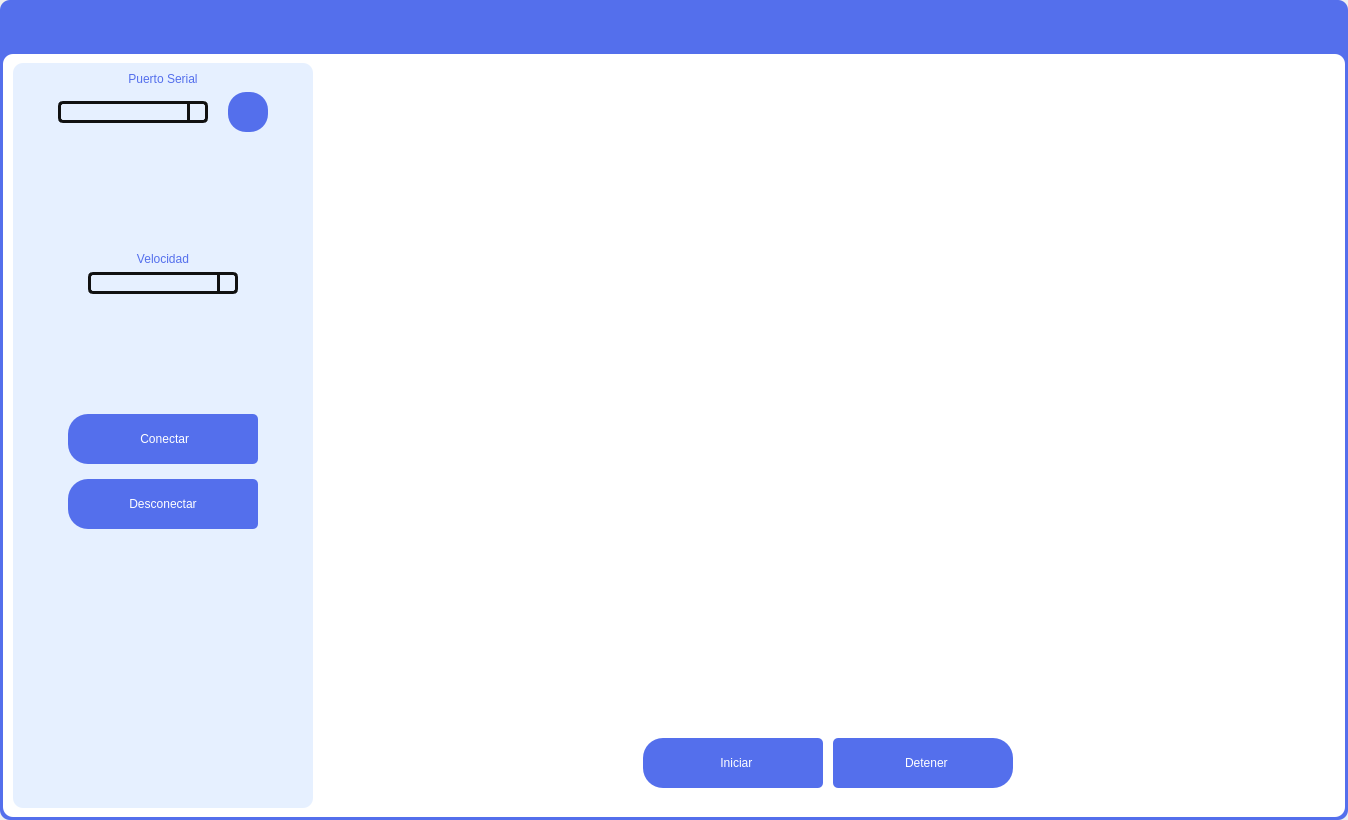
<?xml version="1.0" encoding="UTF-8"?>
<ui version="4.0">
 <class>MainWindow</class>
 <widget class="QMainWindow" name="MainWindow">
  <property name="geometry">
   <rect>
    <x>0</x>
    <y>0</y>
    <width>1348</width>
    <height>820</height>
   </rect>
  </property>
  <property name="windowTitle">
   <string>MainWindow</string>
  </property>
  <widget class="QWidget" name="centralwidget">
   <layout class="QHBoxLayout" name="horizontalLayout">
    <property name="spacing">
     <number>0</number>
    </property>
    <property name="leftMargin">
     <number>0</number>
    </property>
    <property name="topMargin">
     <number>0</number>
    </property>
    <property name="rightMargin">
     <number>0</number>
    </property>
    <property name="bottomMargin">
     <number>0</number>
    </property>
    <item>
     <widget class="QFrame" name="frame">
      <property name="styleSheet">
       <string notr="true">background-color: rgb(84,111,236);
border-radius: 10px;</string>
      </property>
      <property name="frameShape">
       <enum>QFrame::StyledPanel</enum>
      </property>
      <property name="frameShadow">
       <enum>QFrame::Raised</enum>
      </property>
      <layout class="QVBoxLayout" name="verticalLayout">
       <property name="leftMargin">
        <number>3</number>
       </property>
       <property name="topMargin">
        <number>0</number>
       </property>
       <property name="rightMargin">
        <number>3</number>
       </property>
       <property name="bottomMargin">
        <number>3</number>
       </property>
       <item>
        <widget class="QFrame" name="frame_superior">
         <property name="minimumSize">
          <size>
           <width>0</width>
           <height>48</height>
          </size>
         </property>
         <property name="maximumSize">
          <size>
           <width>16777215</width>
           <height>48</height>
          </size>
         </property>
         <property name="styleSheet">
          <string notr="true">QFrame{
background-color: rgb(84,111,236);
}

QPushButton{
border-radius:18px;
background-color: rgb(84,111,236);
}

QPushButton:hover{
background-color: rgb(39,74,233);
}</string>
         </property>
         <property name="frameShape">
          <enum>QFrame::StyledPanel</enum>
         </property>
         <property name="frameShadow">
          <enum>QFrame::Raised</enum>
         </property>
         <layout class="QHBoxLayout" name="horizontalLayout_2">
          <property name="spacing">
           <number>15</number>
          </property>
          <property name="leftMargin">
           <number>10</number>
          </property>
          <property name="topMargin">
           <number>0</number>
          </property>
          <property name="rightMargin">
           <number>5</number>
          </property>
          <property name="bottomMargin">
           <number>0</number>
          </property>
          <item>
           <widget class="QPushButton" name="btn_menu">
            <property name="minimumSize">
             <size>
              <width>50</width>
              <height>36</height>
             </size>
            </property>
            <property name="maximumSize">
             <size>
              <width>50</width>
              <height>36</height>
             </size>
            </property>
            <property name="styleSheet">
             <string notr="true">QPushButton:hover{
background-color: rgb(39,74,233);
border-radius: 5px
}</string>
            </property>
            <property name="text">
             <string/>
            </property>
            <property name="icon">
             <iconset>
              <normaloff>icons/menu.svg</normaloff>icons/menu.svg</iconset>
            </property>
            <property name="iconSize">
             <size>
              <width>36</width>
              <height>36</height>
             </size>
            </property>
           </widget>
          </item>
          <item>
           <spacer name="horizontalSpacer">
            <property name="orientation">
             <enum>Qt::Horizontal</enum>
            </property>
            <property name="sizeHint" stdset="0">
             <size>
              <width>844</width>
              <height>20</height>
             </size>
            </property>
           </spacer>
          </item>
          <item>
           <widget class="QPushButton" name="btn_min">
            <property name="minimumSize">
             <size>
              <width>36</width>
              <height>36</height>
             </size>
            </property>
            <property name="maximumSize">
             <size>
              <width>36</width>
              <height>36</height>
             </size>
            </property>
            <property name="text">
             <string/>
            </property>
            <property name="icon">
             <iconset>
              <normaloff>icons/minus.svg</normaloff>icons/minus.svg</iconset>
            </property>
            <property name="iconSize">
             <size>
              <width>36</width>
              <height>36</height>
             </size>
            </property>
           </widget>
          </item>
          <item>
           <widget class="QPushButton" name="btn_max">
            <property name="minimumSize">
             <size>
              <width>36</width>
              <height>36</height>
             </size>
            </property>
            <property name="maximumSize">
             <size>
              <width>36</width>
              <height>36</height>
             </size>
            </property>
            <property name="text">
             <string/>
            </property>
            <property name="icon">
             <iconset>
              <normaloff>icons/chevrons-up.svg</normaloff>icons/chevrons-up.svg</iconset>
            </property>
            <property name="iconSize">
             <size>
              <width>36</width>
              <height>36</height>
             </size>
            </property>
           </widget>
          </item>
          <item>
           <widget class="QPushButton" name="btn_normal">
            <property name="minimumSize">
             <size>
              <width>36</width>
              <height>36</height>
             </size>
            </property>
            <property name="maximumSize">
             <size>
              <width>36</width>
              <height>36</height>
             </size>
            </property>
            <property name="text">
             <string/>
            </property>
            <property name="icon">
             <iconset>
              <normaloff>icons/chevrons-down.svg</normaloff>icons/chevrons-down.svg</iconset>
            </property>
            <property name="iconSize">
             <size>
              <width>36</width>
              <height>36</height>
             </size>
            </property>
           </widget>
          </item>
          <item>
           <widget class="QPushButton" name="btn_cerrar">
            <property name="minimumSize">
             <size>
              <width>36</width>
              <height>36</height>
             </size>
            </property>
            <property name="maximumSize">
             <size>
              <width>36</width>
              <height>36</height>
             </size>
            </property>
            <property name="styleSheet">
             <string notr="true">QPushButton:hover{
background-color: rgb(230,0,0);
}</string>
            </property>
            <property name="text">
             <string/>
            </property>
            <property name="icon">
             <iconset>
              <normaloff>icons/x.svg</normaloff>icons/x.svg</iconset>
            </property>
            <property name="iconSize">
             <size>
              <width>36</width>
              <height>36</height>
             </size>
            </property>
           </widget>
          </item>
         </layout>
        </widget>
       </item>
       <item>
        <widget class="QFrame" name="frame_contenido">
         <property name="styleSheet">
          <string notr="true">background-color: rgb(255,255,255);
border-radius: 10px;</string>
         </property>
         <property name="frameShape">
          <enum>QFrame::StyledPanel</enum>
         </property>
         <property name="frameShadow">
          <enum>QFrame::Raised</enum>
         </property>
         <layout class="QHBoxLayout" name="horizontalLayout_3">
          <property name="leftMargin">
           <number>10</number>
          </property>
          <item>
           <widget class="QFrame" name="frame_menu">
            <property name="minimumSize">
             <size>
              <width>300</width>
              <height>0</height>
             </size>
            </property>
            <property name="maximumSize">
             <size>
              <width>0</width>
              <height>16777215</height>
             </size>
            </property>
            <property name="styleSheet">
             <string notr="true">QFrame{
background-color: rgb(230, 240, 255);
}

QPushButton{
background-color: rgb(84,111,236);
border-top-left-radius:20px;
border-bottom-left-radius:20px;
border-top-right-radius:5px;
border-bottom-right-radius:5px;
color:rgb(255, 255, 255);
font: 77 12pt &quot;Arial Black&quot;;
}

QPushButton:hover{
background-color: rgb(39,74,233);
border-top-left-radius:20px;
border-bottom-left-radius:20px;
color:rgb(255,255,255);
font: 77 12pt &quot;Arial Black&quot;;
border-top-right-radius:5px;
border-bottom-right-radius:5px;
}


QLabel{
color:rgb(84,111,236);
font: 77 12pt &quot;Arial Black&quot;;
}
</string>
            </property>
            <property name="frameShape">
             <enum>QFrame::StyledPanel</enum>
            </property>
            <property name="frameShadow">
             <enum>QFrame::Raised</enum>
            </property>
            <layout class="QVBoxLayout" name="verticalLayout_5">
             <item>
              <layout class="QHBoxLayout" name="horizontalLayout_6">
               <item>
                <spacer name="horizontalSpacer_7">
                 <property name="orientation">
                  <enum>Qt::Horizontal</enum>
                 </property>
                 <property name="sizeHint" stdset="0">
                  <size>
                   <width>13</width>
                   <height>20</height>
                  </size>
                 </property>
                </spacer>
               </item>
               <item>
                <layout class="QVBoxLayout" name="verticalLayout_3">
                 <item>
                  <widget class="QLabel" name="label_2">
                   <property name="text">
                    <string>Puerto Serial</string>
                   </property>
                   <property name="alignment">
                    <set>Qt::AlignCenter</set>
                   </property>
                  </widget>
                 </item>
                 <item>
                  <layout class="QHBoxLayout" name="horizontalLayout_4">
                   <property name="spacing">
                    <number>20</number>
                   </property>
                   <item>
                    <widget class="QComboBox" name="comboBox_puerto">
                     <property name="minimumSize">
                      <size>
                       <width>150</width>
                       <height>0</height>
                      </size>
                     </property>
                     <property name="styleSheet">
                      <string notr="true">QComboBox{
border:3px solid #111111;
border-radius: 5px;
min-width: 6em;
background-color: rgb(230, 240, 255);
font: 87 10pt &quot;Arial Black&quot;;
}

QComboBox::drop-down{
subcontrol-origin:padding;
subcontrol-position: top right;
width: 15px;
border-left-width: 3px;
border-left-color:#111111;
border-left-style:solid;
border-top-right-radius: 4px;
border-bottom-right-radius: 4px;
}

QComboBox QAbstractItemView{
background:#2c2c2c;
selection-background-color:#ff0037;
color:rgb(218,0,55);
}</string>
                     </property>
                    </widget>
                   </item>
                   <item>
                    <widget class="QPushButton" name="btn_actualizar">
                     <property name="minimumSize">
                      <size>
                       <width>40</width>
                       <height>40</height>
                      </size>
                     </property>
                     <property name="maximumSize">
                      <size>
                       <width>40</width>
                       <height>16777215</height>
                      </size>
                     </property>
                     <property name="styleSheet">
                      <string notr="true">border-radius:18px;</string>
                     </property>
                     <property name="text">
                      <string/>
                     </property>
                     <property name="icon">
                      <iconset>
                       <normaloff>icons/rotate-cw (1).svg</normaloff>icons/rotate-cw (1).svg</iconset>
                     </property>
                     <property name="iconSize">
                      <size>
                       <width>25</width>
                       <height>25</height>
                      </size>
                     </property>
                    </widget>
                   </item>
                  </layout>
                 </item>
                </layout>
               </item>
               <item>
                <spacer name="horizontalSpacer_6">
                 <property name="orientation">
                  <enum>Qt::Horizontal</enum>
                 </property>
                 <property name="sizeHint" stdset="0">
                  <size>
                   <width>13</width>
                   <height>20</height>
                  </size>
                 </property>
                </spacer>
               </item>
              </layout>
             </item>
             <item>
              <spacer name="verticalSpacer">
               <property name="orientation">
                <enum>Qt::Vertical</enum>
               </property>
               <property name="sizeHint" stdset="0">
                <size>
                 <width>20</width>
                 <height>81</height>
                </size>
               </property>
              </spacer>
             </item>
             <item>
              <layout class="QHBoxLayout" name="horizontalLayout_5">
               <item>
                <spacer name="horizontalSpacer_2">
                 <property name="orientation">
                  <enum>Qt::Horizontal</enum>
                 </property>
                 <property name="sizeHint" stdset="0">
                  <size>
                   <width>28</width>
                   <height>20</height>
                  </size>
                 </property>
                </spacer>
               </item>
               <item>
                <layout class="QVBoxLayout" name="verticalLayout_2">
                 <item>
                  <widget class="QLabel" name="label_4">
                   <property name="text">
                    <string>Velocidad</string>
                   </property>
                   <property name="alignment">
                    <set>Qt::AlignCenter</set>
                   </property>
                  </widget>
                 </item>
                 <item>
                  <widget class="QComboBox" name="comboBox_velocidad">
                   <property name="minimumSize">
                    <size>
                     <width>150</width>
                     <height>0</height>
                    </size>
                   </property>
                   <property name="maximumSize">
                    <size>
                     <width>220</width>
                     <height>16777215</height>
                    </size>
                   </property>
                   <property name="styleSheet">
                    <string notr="true">QComboBox{
border:3px solid #111111;
border-radius: 5px;
min-width: 6em;
background-color: rgb(230, 240, 255);
font: 87 10pt &quot;Arial Black&quot;;
}

QComboBox::drop-down{
subcontrol-origin:padding;
subcontrol-position: top right;
width: 15px;
border-left-width: 3px;
border-left-color:#111111;
border-left-style:solid;
border-top-right-radius: 4px;
border-bottom-right-radius: 4px;
}

QComboBox QAbstractItemView{
background:#2c2c2c;
selection-background-color:#ff0037;
color:rgb(218,0,55);
}</string>
                   </property>
                  </widget>
                 </item>
                </layout>
               </item>
               <item>
                <spacer name="horizontalSpacer_3">
                 <property name="orientation">
                  <enum>Qt::Horizontal</enum>
                 </property>
                 <property name="sizeHint" stdset="0">
                  <size>
                   <width>18</width>
                   <height>20</height>
                  </size>
                 </property>
                </spacer>
               </item>
              </layout>
             </item>
             <item>
              <spacer name="verticalSpacer_2">
               <property name="orientation">
                <enum>Qt::Vertical</enum>
               </property>
               <property name="sizeHint" stdset="0">
                <size>
                 <width>20</width>
                 <height>82</height>
                </size>
               </property>
              </spacer>
             </item>
             <item>
              <layout class="QHBoxLayout" name="horizontalLayout_9">
               <item>
                <spacer name="horizontalSpacer_4">
                 <property name="orientation">
                  <enum>Qt::Horizontal</enum>
                 </property>
                 <property name="sizeHint" stdset="0">
                  <size>
                   <width>18</width>
                   <height>20</height>
                  </size>
                 </property>
                </spacer>
               </item>
               <item>
                <layout class="QVBoxLayout" name="verticalLayout_4">
                 <property name="spacing">
                  <number>15</number>
                 </property>
                 <item>
                  <widget class="QPushButton" name="btn_conectar">
                   <property name="minimumSize">
                    <size>
                     <width>190</width>
                     <height>50</height>
                    </size>
                   </property>
                   <property name="maximumSize">
                    <size>
                     <width>190</width>
                     <height>50</height>
                    </size>
                   </property>
                   <property name="text">
                    <string> Conectar</string>
                   </property>
                   <property name="icon">
                    <iconset>
                     <normaloff>icons/log-in.svg</normaloff>icons/log-in.svg</iconset>
                   </property>
                   <property name="iconSize">
                    <size>
                     <width>30</width>
                     <height>30</height>
                    </size>
                   </property>
                  </widget>
                 </item>
                 <item>
                  <widget class="QPushButton" name="btn_desconectar">
                   <property name="minimumSize">
                    <size>
                     <width>190</width>
                     <height>50</height>
                    </size>
                   </property>
                   <property name="maximumSize">
                    <size>
                     <width>190</width>
                     <height>50</height>
                    </size>
                   </property>
                   <property name="text">
                    <string>Desconectar</string>
                   </property>
                   <property name="icon">
                    <iconset>
                     <normaloff>icons/log-out.svg</normaloff>icons/log-out.svg</iconset>
                   </property>
                   <property name="iconSize">
                    <size>
                     <width>30</width>
                     <height>30</height>
                    </size>
                   </property>
                  </widget>
                 </item>
                </layout>
               </item>
               <item>
                <spacer name="horizontalSpacer_5">
                 <property name="orientation">
                  <enum>Qt::Horizontal</enum>
                 </property>
                 <property name="sizeHint" stdset="0">
                  <size>
                   <width>18</width>
                   <height>20</height>
                  </size>
                 </property>
                </spacer>
               </item>
              </layout>
             </item>
             <item>
              <spacer name="verticalSpacer_3">
               <property name="orientation">
                <enum>Qt::Vertical</enum>
               </property>
               <property name="sizeHint" stdset="0">
                <size>
                 <width>20</width>
                 <height>81</height>
                </size>
               </property>
              </spacer>
             </item>
             <item>
              <layout class="QHBoxLayout" name="horizontalLayout_10">
               <item>
                <spacer name="horizontalSpacer_10">
                 <property name="orientation">
                  <enum>Qt::Horizontal</enum>
                 </property>
                 <property name="sizeHint" stdset="0">
                  <size>
                   <width>18</width>
                   <height>20</height>
                  </size>
                 </property>
                </spacer>
               </item>
               <item>
                <widget class="QLabel" name="label">
                 <property name="minimumSize">
                  <size>
                   <width>150</width>
                   <height>150</height>
                  </size>
                 </property>
                 <property name="maximumSize">
                  <size>
                   <width>150</width>
                   <height>150</height>
                  </size>
                 </property>
                 <property name="text">
                  <string/>
                 </property>
                 <property name="pixmap">
                  <pixmap>icons/escudo_negativo.png</pixmap>
                 </property>
                 <property name="scaledContents">
                  <bool>true</bool>
                 </property>
                </widget>
               </item>
               <item>
                <spacer name="horizontalSpacer_11">
                 <property name="orientation">
                  <enum>Qt::Horizontal</enum>
                 </property>
                 <property name="sizeHint" stdset="0">
                  <size>
                   <width>18</width>
                   <height>20</height>
                  </size>
                 </property>
                </spacer>
               </item>
              </layout>
             </item>
            </layout>
           </widget>
          </item>
          <item>
           <widget class="QFrame" name="frame_paginas">
            <property name="frameShape">
             <enum>QFrame::StyledPanel</enum>
            </property>
            <property name="frameShadow">
             <enum>QFrame::Raised</enum>
            </property>
            <layout class="QHBoxLayout" name="horizontalLayout_11">
             <property name="bottomMargin">
              <number>20</number>
             </property>
             <item>
              <spacer name="horizontalSpacer_12">
               <property name="orientation">
                <enum>Qt::Horizontal</enum>
               </property>
               <property name="sizeHint" stdset="0">
                <size>
                 <width>165</width>
                 <height>20</height>
                </size>
               </property>
              </spacer>
             </item>
             <item>
              <layout class="QVBoxLayout" name="verticalLayout_6">
               <item>
                <widget class="QLabel" name="label_videocapture">
                 <property name="minimumSize">
                  <size>
                   <width>640</width>
                   <height>480</height>
                  </size>
                 </property>
                 <property name="maximumSize">
                  <size>
                   <width>640</width>
                   <height>480</height>
                  </size>
                 </property>
                 <property name="text">
                  <string/>
                 </property>
                 <property name="pixmap">
                  <pixmap>icons/day-of-the-dead-skull-and-bones-flat-by-Vexels.png</pixmap>
                 </property>
                 <property name="scaledContents">
                  <bool>true</bool>
                 </property>
                </widget>
               </item>
               <item>
                <spacer name="verticalSpacer_4">
                 <property name="orientation">
                  <enum>Qt::Vertical</enum>
                 </property>
                 <property name="sizeHint" stdset="0">
                  <size>
                   <width>20</width>
                   <height>40</height>
                  </size>
                 </property>
                </spacer>
               </item>
               <item>
                <layout class="QHBoxLayout" name="horizontalLayout_8">
                 <item>
                  <spacer name="horizontalSpacer_8">
                   <property name="orientation">
                    <enum>Qt::Horizontal</enum>
                   </property>
                   <property name="sizeHint" stdset="0">
                    <size>
                     <width>40</width>
                     <height>20</height>
                    </size>
                   </property>
                  </spacer>
                 </item>
                 <item>
                  <layout class="QHBoxLayout" name="horizontalLayout_7">
                   <property name="spacing">
                    <number>10</number>
                   </property>
                   <item>
                    <widget class="QPushButton" name="btn_iniciar">
                     <property name="minimumSize">
                      <size>
                       <width>180</width>
                       <height>50</height>
                      </size>
                     </property>
                     <property name="maximumSize">
                      <size>
                       <width>180</width>
                       <height>50</height>
                      </size>
                     </property>
                     <property name="styleSheet">
                      <string notr="true">QPushButton{
background-color: rgb(84,111,236);
border-top-left-radius:20px;
border-bottom-left-radius:20px;
border-top-right-radius:5px;
border-bottom-right-radius:5px;
color:rgb(255, 255, 255);
font: 77 12pt &quot;Arial Black&quot;;
}

QPushButton:hover{
background-color: rgb(39,74,233);
border-top-left-radius:20px;
border-bottom-left-radius:20px;
color:rgb(255,255,255);
font: 77 12pt &quot;Arial Black&quot;;
border-top-right-radius:5px;
border-bottom-right-radius:5px;
}


QLabel{
color:rgb(84,111,236);
font: 77 12pt &quot;Arial Black&quot;;
}
</string>
                     </property>
                     <property name="text">
                      <string>  Iniciar</string>
                     </property>
                     <property name="icon">
                      <iconset>
                       <normaloff>icons/user-check.svg</normaloff>icons/user-check.svg</iconset>
                     </property>
                     <property name="iconSize">
                      <size>
                       <width>30</width>
                       <height>30</height>
                      </size>
                     </property>
                    </widget>
                   </item>
                   <item>
                    <widget class="QPushButton" name="btn_detener">
                     <property name="minimumSize">
                      <size>
                       <width>180</width>
                       <height>50</height>
                      </size>
                     </property>
                     <property name="maximumSize">
                      <size>
                       <width>180</width>
                       <height>50</height>
                      </size>
                     </property>
                     <property name="styleSheet">
                      <string notr="true">QPushButton{
background-color: rgb(84,111,236);
border-top-right-radius:20px;
border-bottom-right-radius:20px;
border-top-left-radius:5px;
border-bottom-left-radius:5px;
color:rgb(255, 255, 255);
font: 77 12pt &quot;Arial Black&quot;;
}

QPushButton:hover{
background-color: rgb(39,74,233);
border-top-right-radius:20px;
border-bottom-right-radius:20px;
color:rgb(255,255,255);
font: 77 12pt &quot;Arial Black&quot;;
border-top-left-radius:5px;
border-bottom-left-radius:5px;
}


QLabel{
color:rgb(84,111,236);
font: 77 12pt &quot;Arial Black&quot;;
}
</string>
                     </property>
                     <property name="text">
                      <string>  Detener</string>
                     </property>
                     <property name="icon">
                      <iconset>
                       <normaloff>icons/user-x.svg</normaloff>icons/user-x.svg</iconset>
                     </property>
                     <property name="iconSize">
                      <size>
                       <width>30</width>
                       <height>30</height>
                      </size>
                     </property>
                    </widget>
                   </item>
                  </layout>
                 </item>
                 <item>
                  <spacer name="horizontalSpacer_9">
                   <property name="orientation">
                    <enum>Qt::Horizontal</enum>
                   </property>
                   <property name="sizeHint" stdset="0">
                    <size>
                     <width>40</width>
                     <height>20</height>
                    </size>
                   </property>
                  </spacer>
                 </item>
                </layout>
               </item>
              </layout>
             </item>
             <item>
              <spacer name="horizontalSpacer_13">
               <property name="orientation">
                <enum>Qt::Horizontal</enum>
               </property>
               <property name="sizeHint" stdset="0">
                <size>
                 <width>165</width>
                 <height>20</height>
                </size>
               </property>
              </spacer>
             </item>
            </layout>
           </widget>
          </item>
         </layout>
        </widget>
       </item>
      </layout>
     </widget>
    </item>
   </layout>
  </widget>
 </widget>
 <resources/>
 <connections/>
</ui>
